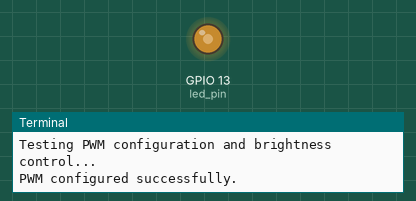
Recording of a program running on a simulated Raspberry Pi (BCM pin numbers). Parts: output pins drawn as LEDs (lit = HIGH), the last lines printed to the terminal. At 6.0 s the program stops and its outputs stay as they are.

Above: at 0.1 s.
At 4.1 s:
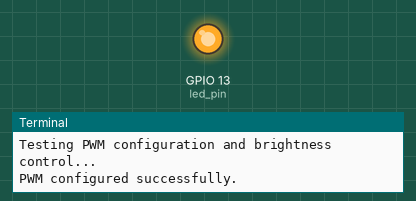
At 6.1 s:
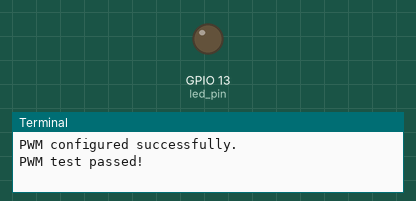
Timing chart, 0 to 7.5 s (numbered marks = the images above):
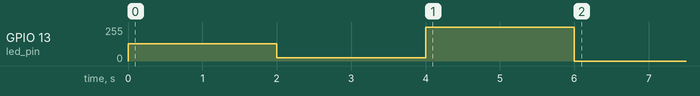

Measured:
- by itself, GPIO 13 (led_pin): 0/255 → 128/255 at 0.00 s, → 26/255 2.0 s later, → 255/255 2.0 s later, → 0/255 2.0 s later

The program:

pwm.py
```python
"""
AIPI 590
WEEK 2 - LAB 3
___________________
PULSE WIDTH MODULATION (PWM)

- Clone this code to your Raspberry Pi
- Fill in the required functions
- Run your code
- If it passes, push back to Edstem with Git
"""

import RPi.GPIO as GPIO
import time

# GPIO setup
GPIO.setmode(GPIO.BCM)

"""
PIN CONFIGURATION:
Add your LED's GPIO pin below
*PWM GPIO pins are 12,13,18 and 19
"""
led_pin = 13

# Global PWM object
pwm = None

"""
SOLUTION FUNCTION:
# ADD YOUR SOLUTION TO THE DESIGNATED AREA
# DO NOT ALTER THE SURROUNDING CODE
"""

def configure_pwm():
    """
    - Sets up the LED GPIO pin
    - Configures the GPIO pin for PWM output.
    - Start the PWM 0% duty cycle
    """
    global pwm
    ### BEGIN SOLUTION ###

    GPIO.setup(led_pin, GPIO.OUT)
    pwm = GPIO.PWM(led_pin, 100)
    pwm.start(0)

    ### END SOLUTION ###

"""
SOLUTION FUNCTION:
# ADD YOUR SOLUTION TO THE DESIGNATED AREA
# DO NOT ALTER THE SURROUNDING CODE
"""

def change_brightness(duty_cycle):
    """
    Args: duty_cycle (int)

    - Use pwm's "ChangeDutyCyle" class to
      changes the brightness of the LED.
    - Could also include an 'if' statement that
      ensures the duty cycle is between 0-100

    """
    ### BEGIN SOLUTION ###

    if 0 <= duty_cycle <= 100:
        pwm.ChangeDutyCycle(duty_cycle)
    else: print("No no, duty cycle must be between 0 and 100!")

    ### END SOLUTION ###

"""
TEST FUNCTION:
DO NOT REMOVE OR EDIT
AND CODE BELOW THIS LINE
___________________
"""

def test_pwm():
    """
    Tests the PWM configuration and brightness adjustment.
    """
    print("Testing PWM configuration and brightness control...")
    try:
        # Test PWM setup
        configure_pwm()
        print("PWM configured successfully.")

        # Test brightness adjustment
        change_brightness(50)
        time.sleep(2)  # Hold brightness for 2 seconds
        change_brightness(10)
        time.sleep(2)
        change_brightness(100)
        time.sleep(2)

        print("PWM test passed!")
    except Exception as e:
        print(f"Test failed: {e}")
    finally:
        if pwm:
            pwm.stop()
        GPIO.cleanup()

try:
    # Run the PWM test
    test_pwm()
except KeyboardInterrupt:
    print("Exiting program.")
finally:
    GPIO.cleanup()
```
